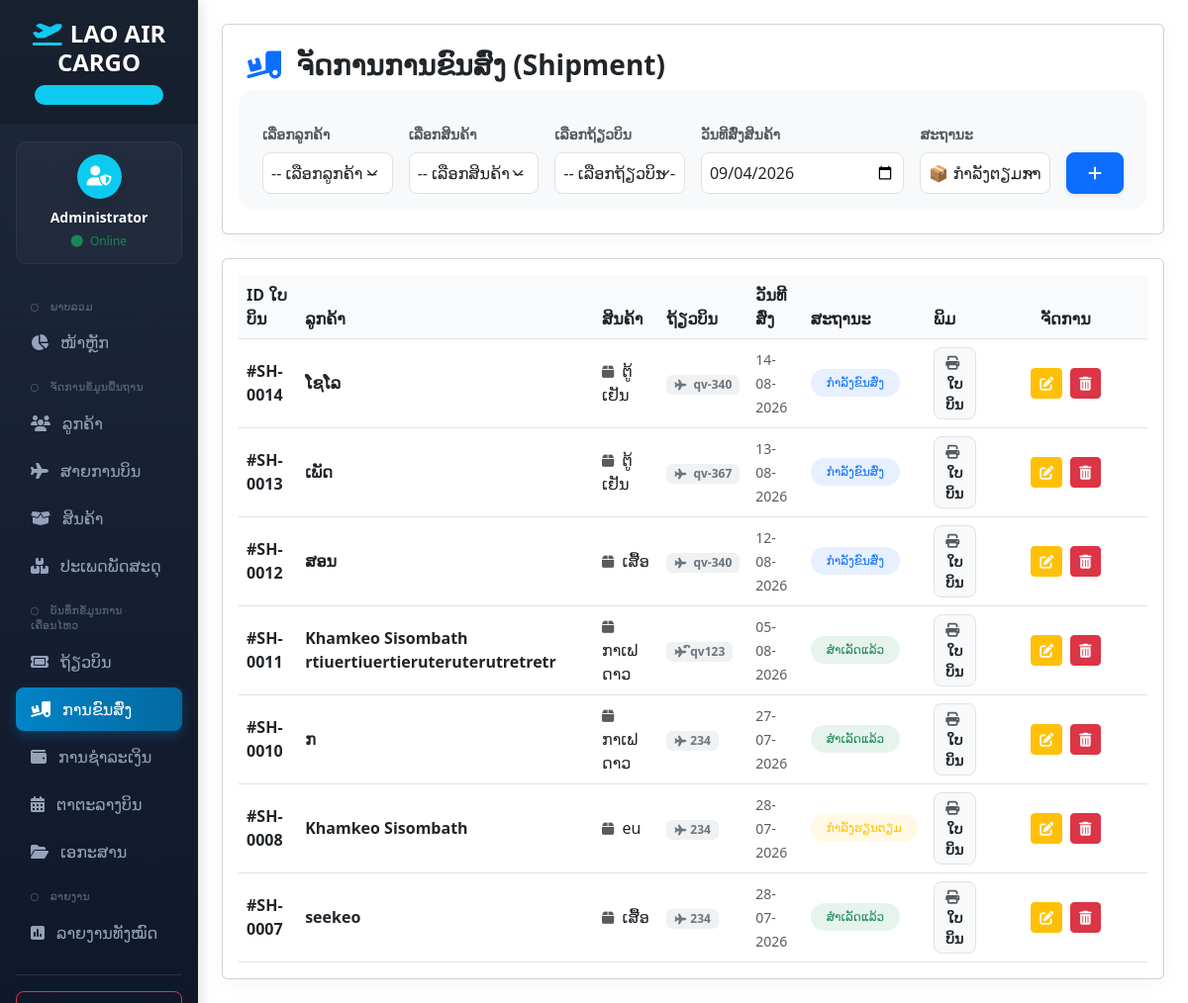
The app's page /shipment.php with its own data.
### tables this page shows
CREATE TABLE `shipment` (
  `shipment_id` int(11) NOT NULL,
  `customer_id` int(11) DEFAULT NULL,
  `product_id` int(11) DEFAULT NULL,
  `flight_id` int(11) DEFAULT NULL,
  `shipment_date` date DEFAULT NULL,
  `status` varchar(50) DEFAULT NULL
);

CREATE TABLE `customer` (
  `customer_id` int(11) NOT NULL,
  `customer_name` varchar(50) NOT NULL,
  `phone` varchar(20) DEFAULT NULL,
  `email` varchar(50) DEFAULT NULL,
  `address` varchar(100) DEFAULT NULL
);

CREATE TABLE `product` (
  `product_id` int(11) NOT NULL,
  `product_name` varchar(100) NOT NULL,
  `weight` decimal(10,2) DEFAULT NULL,
  `quantity` int(11) DEFAULT NULL,
  `description` varchar(50) DEFAULT NULL,
  `category` varchar(100) DEFAULT 'ອື່ນໆ'
);

CREATE TABLE `flight` (
  `flight_id` int(11) NOT NULL,
  `airline_id` int(11) DEFAULT NULL,
  `flight_number` varchar(20) NOT NULL,
  `origin` varchar(100) DEFAULT NULL,
  `destination` varchar(100) DEFAULT NULL,
  `departure_time` datetime DEFAULT NULL,
  `arrival_time` datetime DEFAULT NULL
);

### shipment.php (the view, shortened to what this page needs)
<?php
include 'db.php';
?>
<!DOCTYPE html>
<html lang="lo">
<head>
    <link href="https://cdn.jsdelivr.net/npm/bootstrap@5.3.0/dist/css/bootstrap.min.css" rel="stylesheet">
    <link href="https://cdnjs.cloudflare.com/ajax/libs/font-awesome/6.4.0/css/all.min.css" rel="stylesheet">
</head>
<body>
<div class="container-fluid">
    <div class="row">
        <?php include 'navbar.php'; ?>
        <main class="col-md-9 ms-sm-auto col-lg-10 main-content py-4 px-md-4">
            <div class="card p-4 mb-4 bg-white">
                <h3 class="fw-bold text-dark mb-4">
                    <i class="fa-solid fa-truck-ramp-box text-primary me-2"></i> ຈັດການການຂົນສົ່ງ (Shipment)
                </h3>
                <form method="POST" class="row g-3 p-3 bg-light rounded-4">
                    <div class="col-md-2">
                        <label class="form-label small text-muted fw-semibold">ເລືອກລູກຄ້າ</label>
                        <select name="customer_id" class="form-select p-2 rounded-3" required>
                            <option value="">-- ເລືອກລູກຄ້າ --</option>
                        </select>
                    </div>
                    <div class="col-md-2">
                        <label class="form-label small text-muted fw-semibold">ເລືອກສິນຄ້າ</label>
                        <select name="product_id" class="form-select p-2 rounded-3" required>
                            <option value="">-- ເລືອກສິນຄ້າ --</option>
                        </select>
                    </div>
                    <div class="col-md-2">
                        <label class="form-label small text-muted fw-semibold">ເລືອກຖ້ຽວບິນ</label>
                        <select name="flight_id" class="form-select p-2 rounded-3" required>
                            <option value="">-- ເລືອກຖ້ຽວບິນ --</option>
                        </select>
                    </div>
                    <div class="col-md-3">
                        <label class="form-label small text-muted fw-semibold">ວັນທີສົ່ງສິນຄ້າ</label>
                        <input type="date" name="shipment_date" class="form-control p-2 rounded-3" value="<?php echo date('Y-m-d'); ?>" required>
                    </div>
                    <div class="col-md-2">
                        <label class="form-label small text-muted fw-semibold">ສະຖານະ</label>
                        <select name="status" class="form-select p-2 rounded-3">
                            <option value="ກຳລັງຮຽນຕຽມ">📦 ກຳລັງຕຽມການສົ່ງ</option>
                        </select>
                    </div>
                    <div class="col-md-1 d-flex align-items-end">
                        <button type="submit" name="add" class="btn btn-primary p-2 w-100 rounded-3 shadow-sm">
                            <i class="fa-solid fa-plus"></i>
                        </button>
                    </div>
                </form>
            </div>
            <div class="card p-3 bg-white">
                <div class="table-responsive">
                    <table class="table align-middle table-hover mb-0">
                        <thead>
                            <tr>
                                <th>ID ໃບບິນ</th>
                                <th>ລູກຄ້າ</th>
                                <th>ສິນຄ້າ</th>
                                <th>ຖ້ຽວບິນ</th>
                                <th>ວັນທີສົ່ງ</th>
                                <th>ສະຖານະ</th>
                                <th>ພິມ</th>
                                <th class="text-center" width="18%">ຈັດການ</th>
                            </tr>
                        </thead>
                        <tbody>
                            <?php
                            $sql = "SELECT s.*, c.customer_name, p.product_name, f.flight_number FROM shipment s
                                    JOIN customer c ON s.customer_id = c.customer_id
                                    JOIN product p ON s.product_id = p.product_id
                                    JOIN flight f ON s.flight_id = f.flight_id ORDER BY s.shipment_id DESC";
                            $res = mysqli_query($conn, $sql);
                            while($row = mysqli_fetch_assoc($res)) {
                                if ($row['status'] == 'ສຳເລັດແລ້ວ') {
                                    $badge = 'bg-success text-success';
                                } elseif ($row['status'] == 'ກຳລັງຂົນສົ່ງ') {
                                    $badge = 'bg-primary text-primary';
                                } else {
                                    $badge = 'bg-warning text-warning';
                                }
                                $jsonData = json_encode($row, JSON_HEX_APOS | JSON_HEX_QUOT | JSON_UNESCAPED_UNICODE);
                                echo "<tr>
                                    <td class='fw-bold text-dark'>#SH-" . str_pad($row['shipment_id'], 4, "0", STR_PAD_LEFT) . "</td>
                                    <td class='fw-semibold'>{$row['customer_name']}</td>
                                    <td><i class='fa-solid fa-box text-muted me-1 small'></i> {$row['product_name']}</td>
                                    <td><span class='badge bg-secondary bg-opacity-10 text-secondary px-2 py-1.5 rounded'><i class='fa-solid fa-plane me-1 small'></i>{$row['flight_number']}</span></td>
                                    <td><span class='text-muted small'>" . date('d-m-Y', strtotime($row['shipment_date'])) . "</span></td>
                                    <td><span class='badge $badge bg-opacity-10 px-3 py-2 rounded-pill fw-medium'>{$row['status']}</span></td>
                                    <td>
                                        <a href='invoice.php?id={$row['shipment_id']}' target='_blank' class='btn btn-light btn-sm rounded-3 fw-bold px-2 text-dark border'>
                                            <i class='fa-solid fa-print text-muted me-1'></i> ໃບບິນ
                                        </a>
                                    </td>
                                    <td class='text-center'>
                                        <button type='button' class='btn btn-warning btn-sm btn-action text-white me-1' onclick='editShipment({$jsonData})'>
                                            <i class='fa-solid fa-pen-to-square'></i>
                                        </button>
                                        <a href='shipment.php?delete={$row['shipment_id']}' class='btn btn-danger btn-sm btn-action' onclick='return confirm(\"ຢືນຢັນການລຶບລາຍການຂົນສົ່ງນີ້?\")'>
                                            <i class='fa-solid fa-trash-can'></i>
                                        </a>
                                    </td>
                                </tr>";
                            }
                            ?>
                        </tbody>
                    </table>
                </div>
            </div>
        </main>
    </div>
</div>
</body>
</html>

### shipment.php (style rules this page uses)
body { font-family: 'Noto Sans Lao', 'Phetsarath OT', sans-serif; background-color: #f4f6f9; }
.card { border: none; border-radius: 16px; box-shadow: 0 4px 20px rgba(0,0,0,0.04) !important; }
.form-control, .form-select { border: 1px solid #e2e8f0; background-color: #ffffff; transition: all 0.2s ease; }
.table th { font-weight: 600; background-color: #f8fafc !important; color: #475569; }
.btn-action { padding: 6px 12px; border-radius: 8px; font-weight: 500; }

### navbar.php (style rules this page uses)
body { font-family: 'Noto Sans Lao', sans-serif; background-color: #f4f6f9; }
.main-content { margin-left: 16.66667%; padding: 30px; }

### records on screen
shipment: shipment_id "0014", customer.customer_name "ໂຊໂລ", product.product_name "ຕູ້ເຢັນ", flight.flight_number "qv-340", shipment_date "14-08-2026", status "ກຳລັງຂົນສົ່ງ"
shipment: shipment_id "0013", customer.customer_name "ເພັດ", product.product_name "ຕູ້ເຢັນ", flight.flight_number "qv-367", shipment_date "13-08-2026", status "ກຳລັງຂົນສົ່ງ"
shipment: shipment_id "0012", customer.customer_name "ສອນ", product.product_name "ເສື້ອ", flight.flight_number "qv-340", shipment_date "12-08-2026", status "ກຳລັງຂົນສົ່ງ"
shipment: shipment_id "0011", customer.customer_name "Khamkeo Sisombath rtiuertiuertieruteruterutretretr", product.product_name "ກາເຟດາວ", flight.flight_number "ົqv123", shipment_date "05-08-2026", status "ສຳເລັດແລ້ວ"
shipment: shipment_id "0010", customer.customer_name "ກ", product.product_name "ກາເຟດາວ", flight.flight_number "234", shipment_date "27-07-2026", status "ສຳເລັດແລ້ວ"
shipment: shipment_id "0008", customer.customer_name "Khamkeo Sisombath", product.product_name "eu", flight.flight_number "234", shipment_date "28-07-2026", status "ກຳລັງຮຽນຕຽມ"
shipment: shipment_id "0007", customer.customer_name "seekeo", product.product_name "ເສື້ອ", flight.flight_number "234", shipment_date "28-07-2026", status "ສຳເລັດແລ້ວ"

### other values on screen
$_SESSION['username'] "Administrator"
$group_title "ພາບລວມ"
$data[0] "ໜ້າຫຼັກ"
$group_title "ຈັດການຂໍ້ມູນພື້ນຖານ"
$data[0] "ລູກຄ້າ"
$data[0] "ສາຍການບິນ"
$data[0] "ສິນຄ້າ"
$data[0] "ປະເພດພັດສະດຸ"
$group_title "ບັນທຶກຂໍ້ມູນການເຄື່ອນໄຫວ"
$data[0] "ຖ້ຽວບິນ"
$data[0] "ການຂົນສົ່ງ"
$data[0] "ການຊຳລະເງິນ"
$data[0] "ຕາຕະລາງບິນ"
$data[0] "ເອກະສານ"
$group_title "ລາຍງານ"
